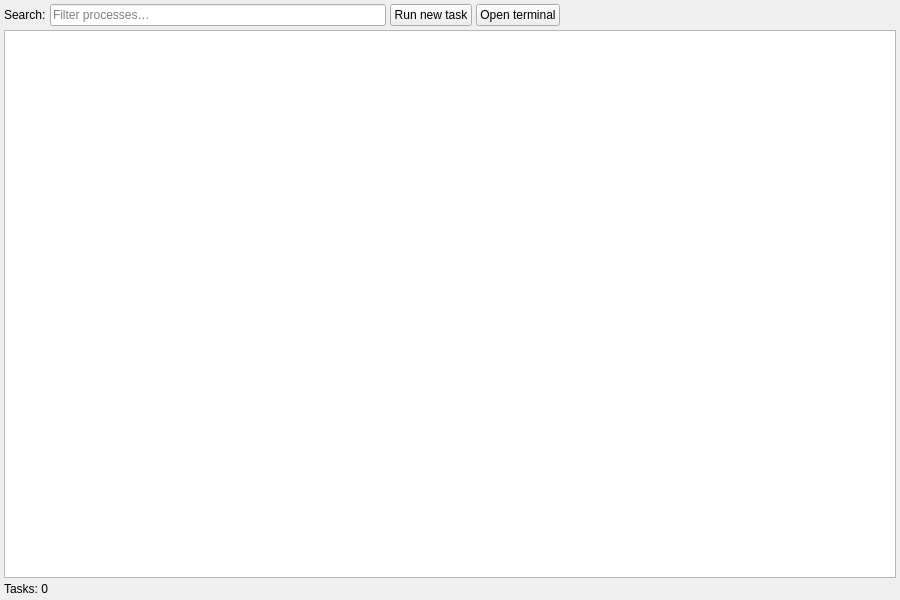
<?xml version="1.0" encoding="UTF-8"?>
<ui version="4.0">
 <class>ProcessesWidget</class>
 <widget class="QWidget" name="ProcessesWidget">
  <property name="geometry">
   <rect>
    <x>0</x>
    <y>0</y>
    <width>900</width>
    <height>600</height>
   </rect>
  </property>
  <layout class="QVBoxLayout" name="verticalLayout">
   <property name="leftMargin"><number>4</number></property>
   <property name="topMargin"><number>4</number></property>
   <property name="rightMargin"><number>4</number></property>
   <property name="bottomMargin"><number>4</number></property>
   <property name="spacing"><number>4</number></property>
   <item>
    <layout class="QHBoxLayout" name="toolbarLayout">
     <item>
      <widget class="QLabel" name="searchLabel">
       <property name="text"><string>Search:</string></property>
      </widget>
     </item>
     <item>
      <widget class="QLineEdit" name="searchEdit">
       <property name="placeholderText"><string>Filter processes…</string></property>
       <property name="clearButtonEnabled"><bool>true</bool></property>
       <property name="maximumWidth"><number>240</number></property>
      </widget>
     </item>
     <item>
      <widget class="QPushButton" name="runNewTaskButton">
       <property name="text"><string>Run new task</string></property>
      </widget>
     </item>
     <item>
      <widget class="QPushButton" name="openTerminalButton">
       <property name="text"><string>Open terminal</string></property>
      </widget>
     </item>
     <item>
      <spacer>
       <property name="orientation"><enum>Qt::Horizontal</enum></property>
       <property name="sizeHint" stdset="0">
        <size><width>40</width><height>20</height></size>
       </property>
      </spacer>
     </item>
    </layout>
   </item>
   <item>
    <widget class="QTableView" name="tableView">
     <property name="selectionBehavior">
      <enum>QAbstractItemView::SelectRows</enum>
     </property>
     <property name="alternatingRowColors"><bool>false</bool></property>
     <property name="showGrid"><bool>false</bool></property>
     <property name="sortingEnabled"><bool>true</bool></property>
    </widget>
   </item>
   <item>
    <widget class="QLabel" name="statusLabel">
     <property name="text"><string>Tasks: 0</string></property>
     <property name="alignment"><set>Qt::AlignLeft|Qt::AlignVCenter</set></property>
    </widget>
   </item>
  </layout>
 </widget>
 <resources/>
 <connections/>
</ui>
